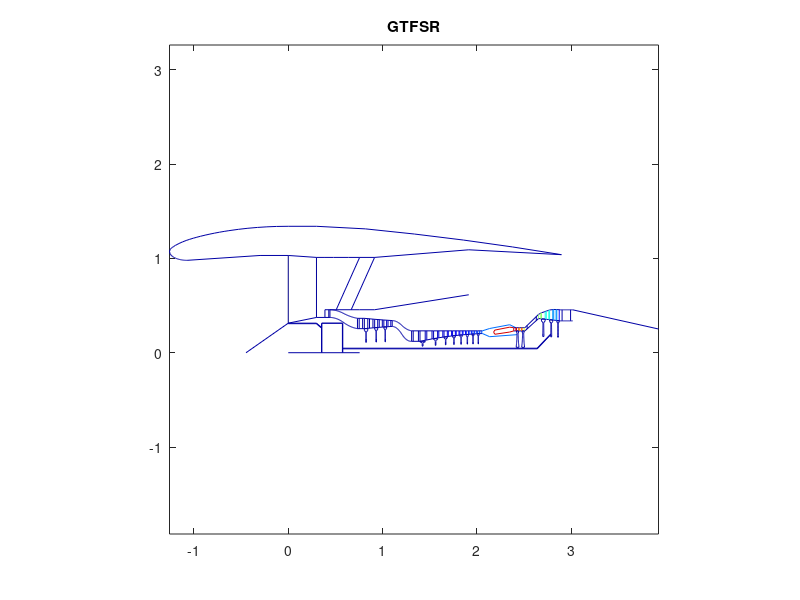

This chart was generated by the following MATLAB code:
clear all
clf
 axis([-2 4 -2 4])
x1 = [  0.000000  0.299086  0.388812  0.441924 ]
x2 = [  0.000000  0.299086  0.388812  0.478538  0.637065  0.756700 ]
x3 = [  0.388812  0.756700 ]
x4 = [  0.000000  0.000000 ]
x5 = [  0.299086  0.299086 ]
x6 = [  0.000000  0.756700 ]
x7 = [ -0.447548  0.000000 ]
x8 = [  0.388812  0.388812 ]
x9 = [  0.429667  0.429667 ]
x10 = [  0.000000  0.299086  0.299086  0.000000  0.000000 ]
x11 = [  0.441924  0.448003  0.454083  0.460162  0.466242  0.472322  0.478401  0.484481  0.490560  0.496640  0.502720  0.508799  0.514879  0.520959  0.527038  0.533118  0.539197  0.545277  0.551357  0.557436  0.563516  0.569595  0.575675  0.581755  0.587834  0.593914  0.599993  0.606073  0.612153  0.618232  0.624312  0.630392  0.636471  0.642551  0.648630  0.654710  0.660790  0.666869  0.672949  0.679028  0.685108  0.691188  0.697267  0.703347  0.709426  0.715506  0.721586  0.727665  0.733745 ]
x12 = [  0.441924  0.448003  0.454083  0.460162  0.466242  0.472322  0.478401  0.484481  0.490560  0.496640  0.502720  0.508799  0.514879  0.520959  0.527038  0.533118  0.539197  0.545277  0.551357  0.557436  0.563516  0.569595  0.575675  0.581755  0.587834  0.593914  0.599993  0.606073  0.612153  0.618232  0.624312  0.630392  0.636471  0.642551  0.648630  0.654710  0.660790  0.666869  0.672949  0.679028  0.685108  0.691188  0.697267  0.703347  0.709426  0.715506  0.721586  0.727665  0.733745 ]
x13 = [  0.756700  0.915227 ]
x14 = [  0.756700  0.915227 ]
x15 = [  0.441924  0.441924 ]
x16 = [  0.733745  0.733745 ]
x17 = [  0.508571  0.756700 ]
x18 = [  0.667098  0.915227 ]
x19 = [  0.806674  0.916067  1.013407  1.101996 ]
x20 = [  0.806674  0.916067  1.013407  1.101996 ]
x21 = [  0.733745  0.806674 ]
x22 = [  0.733745  0.806674 ]
x23 = [  0.751977  0.751977 ]
x24 = [  0.788441  0.788441 ]
x25 = [  0.806674  0.806674 ]
x26 = [  0.843138  0.843138 ]
x27 = [  0.861370  0.861370 ]
x28 = [  0.897834  0.897834 ]
x29 = [  0.916067  0.916067 ]
x30 = [  0.948513  0.948513 ]
x31 = [  0.964737  0.964737 ]
x32 = [  0.997183  0.997183 ]
x33 = [  1.013407  1.013407 ]
x34 = [  1.042937  1.042937 ]
x35 = [  1.057702  1.057702 ]
x36 = [  1.087231  1.087231 ]
x37 = [  0.822171  0.822171  0.822171  0.822171  0.822171  0.822171  0.822171  0.822171  0.822171  0.822171  0.822171  0.822171  0.822171  0.822171  0.822171  0.822131  0.821720  0.821259  0.806674  0.806674  0.843138  0.843138  0.828552  0.828091  0.827681  0.827641  0.827641  0.827641  0.827641  0.827641  0.827641  0.827641  0.827641  0.827641  0.827641  0.827641  0.827641  0.827641  0.827641  0.827641  0.822171 ]
x38 = [  0.929856  0.929856  0.929856  0.929856  0.929856  0.929856  0.929856  0.929856  0.929856  0.929856  0.929856  0.929856  0.929856  0.929856  0.929856  0.929786  0.929435  0.929045  0.916067  0.916067  0.948513  0.948513  0.935535  0.935144  0.934793  0.934723  0.934723  0.934723  0.934723  0.934723  0.934723  0.934723  0.934723  0.934723  0.934723  0.934723  0.934723  0.934723  0.934723  0.934723  0.929856 ]
x39 = [  1.025957  1.025957  1.025957  1.025957  1.025957  1.025957  1.025957  1.025957  1.025957  1.025957  1.025957  1.025957  1.025957  1.025957  1.025957  1.025867  1.025559  1.025219  1.013407  1.013407  1.042937  1.042937  1.031125  1.030785  1.030476  1.030386  1.030386  1.030386  1.030386  1.030386  1.030386  1.030386  1.030386  1.030386  1.030386  1.030386  1.030386  1.030386  1.030386  1.030386  1.025957 ]
x40 = [  1.101996  1.106291  1.110585  1.114879  1.119173  1.123468  1.127762  1.132056  1.136350  1.140644  1.144939  1.149233  1.153527  1.157821  1.162116  1.166410  1.170704  1.174998  1.179292  1.183587  1.187881  1.192175  1.196469  1.200764  1.205058  1.209352  1.213646  1.217940  1.222235  1.226529  1.230823  1.235117  1.239412  1.243706  1.248000  1.252294  1.256588  1.260883  1.265177  1.269471  1.273765  1.278060  1.282354  1.286648  1.290942  1.295236  1.299531  1.303825  1.308119 ]
x41 = [  1.101996  1.106291  1.110585  1.114879  1.119173  1.123468  1.127762  1.132056  1.136350  1.140644  1.144939  1.149233  1.153527  1.157821  1.162116  1.166410  1.170704  1.174998  1.179292  1.183587  1.187881  1.192175  1.196469  1.200764  1.205058  1.209352  1.213646  1.217940  1.222235  1.226529  1.230823  1.235117  1.239412  1.243706  1.248000  1.252294  1.256588  1.260883  1.265177  1.269471  1.273765  1.278060  1.282354  1.286648  1.290942  1.295236  1.299531  1.303825  1.308119 ]
x42 = [  0.915227  0.915227 ]
x43 = [  0.915227  0.915227 ]
x44 = [  1.101996  1.101996 ]
x45 = [  1.308119  1.308119 ]
x46 = [  0.915227  0.915227 ]
x47 = [  1.396802  1.540912  1.651663  1.742226  1.819366  1.887161  1.948318  2.004768  2.057993 ]
x48 = [  1.396802  1.540912  1.651663  1.742226  1.819366  1.887161  1.948318  2.004768  2.057993 ]
x49 = [  1.308119  1.396802 ]
x50 = [  1.308119  1.396802 ]
x51 = [  1.324747  1.324747 ]
x52 = [  1.380174  1.380174 ]
x53 = [  1.396802  1.396802 ]
x54 = [  1.452229  1.452229 ]
x55 = [  1.468857  1.468857 ]
x56 = [  1.524284  1.524284 ]
x57 = [  1.540912  1.540912 ]
x58 = [  1.583508  1.583508 ]
x59 = [  1.596287  1.596287 ]
x60 = [  1.638884  1.638884 ]
x61 = [  1.651663  1.651663 ]
x62 = [  1.686495  1.686495 ]
x63 = [  1.696944  1.696944 ]
x64 = [  1.731776  1.731776 ]
x65 = [  1.742226  1.742226 ]
x66 = [  1.771895  1.771895 ]
x67 = [  1.780796  1.780796 ]
x68 = [  1.810465  1.810465 ]
x69 = [  1.819366  1.819366 ]
x70 = [  1.845441  1.845441 ]
x71 = [  1.853263  1.853263 ]
x72 = [  1.879339  1.879339 ]
x73 = [  1.887161  1.887161 ]
x74 = [  1.910683  1.910683 ]
x75 = [  1.917739  1.917739 ]
x76 = [  1.941261  1.941261 ]
x77 = [  1.948318  1.948318 ]
x78 = [  1.970029  1.970029 ]
x79 = [  1.976543  1.976543 ]
x80 = [  1.998255  1.998255 ]
x81 = [  2.004768  2.004768 ]
x82 = [  2.025239  2.025239 ]
x83 = [  2.031380  2.031380 ]
x84 = [  2.051851  2.051851 ]
x85 = [  1.420277  1.420277  1.420201  1.420124  1.420047  1.419969  1.419890  1.419810  1.419729  1.419648  1.419566  1.419484  1.419400  1.419316  1.419232  1.419146  1.419060  1.418973  1.396802  1.396802  1.452229  1.452229  1.430058  1.429971  1.429885  1.429799  1.429715  1.429630  1.429547  1.429465  1.429383  1.429301  1.429221  1.429141  1.429062  1.428984  1.428906  1.428830  1.428753  1.428753  1.420277 ]
x86 = [  1.559015  1.559015  1.559015  1.559015  1.559015  1.559015  1.559015  1.559015  1.559015  1.559015  1.558935  1.558806  1.558674  1.558537  1.558397  1.558252  1.558103  1.557950  1.540912  1.540912  1.583508  1.583508  1.566470  1.566317  1.566168  1.566024  1.565883  1.565747  1.565614  1.565485  1.565405  1.565405  1.565405  1.565405  1.565405  1.565405  1.565405  1.565405  1.565405  1.565405  1.559015 ]
x87 = [  1.666466  1.666466  1.666466  1.666466  1.666466  1.666466  1.666466  1.666466  1.666466  1.666466  1.666410  1.666303  1.666192  1.666079  1.665963  1.665843  1.665721  1.665596  1.651663  1.651663  1.686495  1.686495  1.672562  1.672437  1.672314  1.672195  1.672079  1.671965  1.671855  1.671748  1.671691  1.671691  1.671691  1.671691  1.671691  1.671691  1.671691  1.671691  1.671691  1.671691  1.666466 ]
x88 = [  1.754835  1.754835  1.754835  1.754835  1.754835  1.754835  1.754835  1.754835  1.754835  1.754767  1.754687  1.754606  1.754524  1.754440  1.754355  1.754269  1.754182  1.754093  1.742226  1.742226  1.771895  1.771895  1.760027  1.759938  1.759851  1.759765  1.759680  1.759597  1.759514  1.759433  1.759354  1.759285  1.759285  1.759285  1.759285  1.759285  1.759285  1.759285  1.759285  1.759285  1.754835 ]
x89 = [  1.830057  1.830057  1.830038  1.830020  1.830003  1.829985  1.829968  1.829951  1.829935  1.829918  1.829902  1.829886  1.829871  1.829855  1.829840  1.829825  1.829810  1.829796  1.819366  1.819366  1.845441  1.845441  1.835011  1.834996  1.834981  1.834966  1.834951  1.834936  1.834920  1.834904  1.834888  1.834872  1.834855  1.834838  1.834821  1.834804  1.834786  1.834768  1.834750  1.834750  1.830057 ]
x90 = [  1.896698  1.896698  1.896689  1.896680  1.896671  1.896662  1.896653  1.896645  1.896637  1.896629  1.896621  1.896613  1.896606  1.896598  1.896591  1.896584  1.896577  1.896570  1.887161  1.887161  1.910683  1.910683  1.901274  1.901267  1.901260  1.901253  1.901246  1.901239  1.901231  1.901223  1.901215  1.901207  1.901199  1.901191  1.901182  1.901173  1.901164  1.901155  1.901146  1.901146  1.896698 ]
x91 = [  1.957015  1.957015  1.957014  1.957013  1.957012  1.957012  1.957011  1.957010  1.957009  1.957008  1.957007  1.957007  1.957006  1.957005  1.957004  1.957004  1.957003  1.957002  1.948318  1.948318  1.970029  1.970029  1.961345  1.961344  1.961343  1.961343  1.961342  1.961341  1.961340  1.961340  1.961339  1.961338  1.961337  1.961336  1.961335  1.961335  1.961334  1.961333  1.961332  1.961332  1.957015 ]
x92 = [  2.012864  2.012864  2.012871  2.012879  2.012885  2.012892  2.012898  2.012904  2.012910  2.012916  2.012922  2.012927  2.012932  2.012937  2.012942  2.012947  2.012952  2.012956  2.004768  2.004768  2.025239  2.025239  2.017051  2.017055  2.017060  2.017065  2.017070  2.017075  2.017080  2.017085  2.017091  2.017097  2.017103  2.017109  2.017115  2.017122  2.017129  2.017136  2.017143  2.017143  2.012864 ]
x93 = [  2.177393  2.190057  2.348081  2.390753 ]
x94 = [  2.177393  2.190690  2.348081  2.390753 ]
x95 = [  2.057993  2.135179  2.348081  2.413418 ]
x96 = [  2.057993  2.135179  2.425421 ]
x97 = [  2.390753  2.420217  2.449682  2.479147  2.508611 ]
x98 = [  2.390753  2.420217  2.449682  2.479147  2.508611 ]
x99 = [  2.390753  2.390753 ]
x100 = [  2.413418  2.413418 ]
x101 = [  2.420217  2.420217 ]
x102 = [  2.442882  2.442882 ]
x103 = [  2.449682  2.449682 ]
x104 = [  2.472347  2.472347 ]
x105 = [  2.479147  2.479147 ]
x106 = [  2.501812  2.501812 ]
x107 = [  2.417755  2.417755  2.418973  2.419977  2.420821  2.421541  2.422163  2.422706  2.423184  2.423609  2.423990  2.424332  2.424643  2.424925  2.425184  2.425421  2.425640  2.425842  2.420217  2.420217  2.442882  2.442882  2.437258  2.437460  2.437679  2.437916  2.438175  2.438457  2.438767  2.439110  2.439491  2.439916  2.440394  2.440937  2.441559  2.442278  2.443122  2.444127  2.445345  2.445345  2.417755 ]
x108 = [  2.476382  2.476382  2.477656  2.478704  2.479583  2.480331  2.480977  2.481539  2.482034  2.482474  2.482866  2.483220  2.483539  2.483830  2.484096  2.484339  2.484564  2.484771  2.479147  2.479147  2.501812  2.501812  2.496187  2.496394  2.496619  2.496862  2.497128  2.497419  2.497738  2.498092  2.498484  2.498924  2.499419  2.499981  2.500627  2.501375  2.502254  2.503302  2.504576  2.504576  2.476382 ]
x109 = [  2.508611  2.654507 ]
x110 = [  2.508611  2.654507 ]
x111 = [  2.630191  2.630191 ]
x112 = [  2.532927  2.532927 ]
x113 = [  2.654507  2.685160  2.735922  2.771256  2.814832  2.847505  2.881046 ]
x114 = [  2.654507  2.685160  2.735922  2.771256  2.814832  2.847505  2.881046 ]
x115 = [  2.654507  2.654507 ]
x116 = [  2.678086  2.678086 ]
x117 = [  2.685160  2.685160 ]
x118 = [  2.724207  2.724207 ]
x119 = [  2.735922  2.735922 ]
x120 = [  2.763102  2.763102 ]
x121 = [  2.771256  2.771256 ]
x122 = [  2.804776  2.804776 ]
x123 = [  2.814832  2.814832 ]
x124 = [  2.839965  2.839965 ]
x125 = [  2.847505  2.847505 ]
x126 = [  2.873306  2.873306 ]
x127 = [  2.698827  2.698827  2.699010  2.699181  2.699341  2.699492  2.699634  2.699767  2.699894  2.700013  2.700126  2.700234  2.700336  2.700433  2.700526  2.700614  2.700698  2.700779  2.685160  2.685160  2.724207  2.724207  2.708589  2.708669  2.708754  2.708842  2.708935  2.709032  2.709134  2.709241  2.709355  2.709474  2.709600  2.709734  2.709876  2.710026  2.710187  2.710358  2.710541  2.710541  2.698827 ]
x128 = [  2.782988  2.782988  2.783147  2.783296  2.783434  2.783564  2.783686  2.783801  2.783909  2.784012  2.784108  2.784200  2.784287  2.784370  2.784449  2.784524  2.784595  2.784664  2.771256  2.771256  2.804776  2.804776  2.791368  2.791436  2.791508  2.791583  2.791662  2.791745  2.791832  2.791923  2.792020  2.792122  2.792231  2.792346  2.792468  2.792598  2.792736  2.792885  2.793044  2.793044  2.782988 ]
x129 = [  2.856535  2.856535  2.856661  2.856777  2.856885  2.856986  2.857080  2.857169  2.857252  2.857330  2.857404  2.857474  2.857540  2.857603  2.857663  2.857720  2.857774  2.857825  2.847505  2.847505  2.873306  2.873306  2.862986  2.863037  2.863091  2.863148  2.863208  2.863271  2.863337  2.863407  2.863481  2.863559  2.863642  2.863731  2.863825  2.863926  2.864034  2.864150  2.864276  2.864276  2.856535 ]
x130 = [  2.881046  2.883862  2.886679  2.889495  2.892311  2.895127  2.897944  2.900760  2.903576  2.906392  2.909209  2.912025  2.914841  2.917657  2.920474  2.923290  2.926106  2.928923  2.931739  2.934555  2.937371  2.940188  2.943004  2.945820  2.948636  2.951453  2.954269  2.957085  2.959901  2.962718  2.965534  2.968350  2.971167  2.973983  2.976799  2.979615  2.982432  2.985248  2.988064  2.990880  2.993697  2.996513  2.999329  3.002145  3.004962  3.007778  3.010594  3.013411  3.016227 ]
x131 = [  2.881046  2.883862  2.886679  2.889495  2.892311  2.895127  2.897944  2.900760  2.903576  2.906392  2.909209  2.912025  2.914841  2.917657  2.920474  2.923290  2.926106  2.928923  2.931739  2.934555  2.937371  2.940188  2.943004  2.945820  2.948636  2.951453  2.954269  2.957085  2.959901  2.962718  2.965534  2.968350  2.971167  2.973983  2.976799  2.979615  2.982432  2.985248  2.988064  2.990880  2.993697  2.996513  2.999329  3.002145  3.004962  3.007778  3.010594  3.013411  3.016227 ]
x132 = [  2.993697  2.993697 ]
x133 = [  2.903576  2.903576 ]
x134 = [  0.354484  0.576078 ]
x135 = [  0.354484  0.354484 ]
x136 = [  0.576078  0.576078 ]
x137 = [  0.299086  0.354484 ]
x138 = [  0.299086  0.354484 ]
x139 = [  3.016227  3.925969 ]
x140 = [  0.915227  1.913949 ]
x141 = [  0.915227  1.913949 ]
x142 = [  0.000000  0.000000  0.000000 ]
x143 = [  0.000000  0.000000  0.000000  0.000000  0.000000  0.000000  0.000000  0.000000  0.000000  0.000000  0.000000  0.000000  0.000000  0.000000  0.000000  0.000000  0.000000  0.000000  0.000000  0.000000  0.000000  0.000000  0.000000  0.000000  0.000000  0.000000  0.000000  0.000000  0.000000  0.000000  0.000000 ]
x144 = [  0.000000  0.000000  0.000000  0.000000  0.000000  0.000000  0.000000  0.000000  0.000000  0.000000  0.000000  0.000000  0.000000  0.000000  0.000000  0.000000  0.000000  0.000000  0.000000  0.000000  0.000000  0.000000  0.000000  0.000000  0.000000  0.000000 ]
x145 = [  0.000000  0.000000 ]
x146 = [  0.000000  0.000000  0.000000  0.000000  0.000000  0.000000 ]
x147 = [  1.913949  2.896213 ]
x148 = [  0.576078  2.639430  2.782988 ]
x149 = [  0.576078  2.639430  2.782988 ]
x150 = [  0.000000 -0.299086 -1.072431 ]
x151 = [ -1.072431 -1.078664 -1.084898 -1.091131 -1.097364 -1.103598 -1.109831 -1.116064 -1.122298 -1.128531 -1.134765 -1.140998 -1.147231 -1.153465 -1.159698 -1.165931 -1.172165 -1.178398 -1.184631 -1.190865 -1.197098 -1.203332 -1.209565 -1.215798 -1.222032 -1.228265 -1.234498 -1.240732 -1.246965 -1.253198 -1.259432 ]
x152 = [ -1.259432 -1.254394 -1.249356 -1.240540 -1.227946 -1.215352 -1.196460 -1.158677 -1.120894 -1.083111 -1.045328 -1.007545 -0.969762 -0.931979 -0.881602 -0.831225 -0.780848 -0.730470 -0.680093 -0.629716 -0.528961 -0.428207 -0.327452 -0.226698 -0.125943  0.000000 ]
x153 = [  0.000000  0.299086 ]
x154 = [  0.299086  0.818512  1.337937  1.857362  2.376788  2.896213 ]
y1 = [  0.313377  0.374004  0.374004  0.374004 ]
y2 = [  1.031184  1.010560  1.010560  1.010560  1.010560  1.010560 ]
y3 = [  0.455714  0.455714 ]
y4 = [  0.313377  1.031184 ]
y5 = [  0.374004  1.010560 ]
y6 = [  0.000000  0.000000 ]
y7 = [  0.000000  0.313377 ]
y8 = [  0.374004  0.455714 ]
y9 = [  0.374004  0.455714 ]
y10 = [  0.313377  0.313377  0.307796  0.307796  0.313377 ]
y11 = [  0.455714  0.455581  0.455314  0.454913  0.454379  0.453711  0.452909  0.451974  0.450906  0.449704  0.448368  0.446899  0.445296  0.443559  0.441689  0.439686  0.437548  0.435278  0.432873  0.430335  0.427664  0.424859  0.421920  0.418848  0.415642  0.412523  0.409490  0.406544  0.403684  0.400911  0.398224  0.395624  0.393110  0.390683  0.388343  0.386089  0.383921  0.381840  0.379845  0.377937  0.376116  0.374381  0.372732  0.371170  0.369695  0.368306  0.367003  0.365787  0.364572 ]
y12 = [  0.374004  0.373822  0.373457  0.372909  0.372178  0.371265  0.370169  0.368890  0.367429  0.365785  0.363958  0.361949  0.359757  0.357383  0.354825  0.352086  0.349163  0.346058  0.342770  0.339300  0.335646  0.331811  0.327792  0.323591  0.319207  0.314961  0.310853  0.306882  0.303049  0.299354  0.295797  0.292377  0.289095  0.285951  0.282945  0.280076  0.277345  0.274752  0.272296  0.269978  0.267798  0.265756  0.263851  0.262085  0.260455  0.258964  0.257610  0.256395  0.255179 ]
y13 = [  1.010560  1.010560 ]
y14 = [  0.455714  0.455714 ]
y15 = [  0.374004  0.455714 ]
y16 = [  0.255179  0.364572 ]
y17 = [  0.455714  1.010560 ]
y18 = [  0.455714  1.010560 ]
y19 = [  0.255179  0.265261  0.272963  0.278957 ]
y20 = [  0.364572  0.354489  0.346787  0.340793 ]
y21 = [  0.255179  0.255179 ]
y22 = [  0.364572  0.364572 ]
y23 = [  0.255179  0.364572 ]
y24 = [  0.255179  0.364572 ]
y25 = [  0.255179  0.364572 ]
y26 = [  0.258539  0.361211 ]
y27 = [  0.260220  0.359530 ]
y28 = [  0.263580  0.356170 ]
y29 = [  0.265261  0.354489 ]
y30 = [  0.267828  0.351922 ]
y31 = [  0.269112  0.350638 ]
y32 = [  0.271679  0.348071 ]
y33 = [  0.272963  0.346787 ]
y34 = [  0.274961  0.344789 ]
y35 = [  0.275960  0.343790 ]
y36 = [  0.277958  0.341792 ]
y37 = [  0.109949  0.146414  0.150942  0.155471  0.159999  0.164528  0.169057  0.173585  0.178114  0.182642  0.187171  0.191700  0.196228  0.200757  0.205285  0.209814  0.214343  0.218871  0.237025  0.255179  0.255179  0.237025  0.218871  0.214343  0.209814  0.205285  0.200757  0.196228  0.191700  0.187171  0.182642  0.178114  0.173585  0.169057  0.164528  0.159999  0.155471  0.150942  0.146414  0.109949  0.109949 ]
y38 = [  0.112974  0.145421  0.150883  0.156345  0.161807  0.167269  0.172731  0.178193  0.183655  0.189117  0.194579  0.200042  0.205504  0.210966  0.216428  0.221890  0.227352  0.232814  0.249038  0.265261  0.265261  0.249038  0.232814  0.227352  0.221890  0.216428  0.210966  0.205504  0.200042  0.194579  0.189117  0.183655  0.178193  0.172731  0.167269  0.161807  0.156345  0.150883  0.145421  0.112974  0.112974 ]
y39 = [  0.115284  0.144814  0.150978  0.157142  0.163305  0.169469  0.175633  0.181796  0.187960  0.194124  0.200287  0.206451  0.212615  0.218778  0.224942  0.231105  0.237269  0.243433  0.258198  0.272963  0.272963  0.258198  0.243433  0.237269  0.231105  0.224942  0.218778  0.212615  0.206451  0.200287  0.194124  0.187960  0.181796  0.175633  0.169469  0.163305  0.157142  0.150978  0.144814  0.115284  0.115284 ]
y40 = [  0.340793  0.340620  0.340273  0.339752  0.339058  0.338190  0.337149  0.335934  0.334545  0.332983  0.331248  0.329338  0.327256  0.324999  0.322569  0.319966  0.317189  0.314239  0.311114  0.307817  0.304345  0.300701  0.296882  0.292890  0.288725  0.284703  0.280825  0.277091  0.273501  0.270054  0.266751  0.263592  0.260577  0.257705  0.254977  0.252393  0.249953  0.247656  0.245504  0.243495  0.241629  0.239908  0.238330  0.236896  0.235606  0.234460  0.233457  0.232598  0.231740 ]
y41 = [  0.278957  0.278676  0.278116  0.277275  0.276154  0.274753  0.273071  0.271109  0.268867  0.266345  0.263542  0.260459  0.257096  0.253452  0.249529  0.245325  0.240840  0.236076  0.231031  0.225706  0.220101  0.214215  0.208049  0.201603  0.194876  0.188442  0.182301  0.176452  0.170895  0.165631  0.160659  0.155980  0.151593  0.147499  0.143697  0.140188  0.136971  0.134046  0.131414  0.129075  0.127027  0.125273  0.123810  0.122641  0.121763  0.121178  0.120886  0.120886  0.120886 ]
y42 = [  0.371712  0.371712 ]
y43 = [  0.371712  0.371712 ]
y44 = [  0.278957  0.340793 ]
y45 = [  0.120886  0.231740 ]
y46 = [  0.371712  0.371712 ]
y47 = [  0.120886  0.149589  0.167052  0.178759  0.187039  0.193097  0.197621  0.201033  0.203597 ]
y48 = [  0.231740  0.231740  0.231740  0.231740  0.231740  0.231740  0.231740  0.231740  0.231740 ]
y49 = [  0.120886  0.120886 ]
y50 = [  0.231740  0.231740 ]
y51 = [  0.120886  0.231740 ]
y52 = [  0.120886  0.231740 ]
y53 = [  0.120886  0.231740 ]
y54 = [  0.131926  0.231740 ]
y55 = [  0.135237  0.231740 ]
y56 = [  0.146277  0.231740 ]
y57 = [  0.149589  0.231740 ]
y58 = [  0.156306  0.231740 ]
y59 = [  0.158320  0.231740 ]
y60 = [  0.165037  0.231740 ]
y61 = [  0.167052  0.231740 ]
y62 = [  0.171555  0.231740 ]
y63 = [  0.172905  0.231740 ]
y64 = [  0.177408  0.231740 ]
y65 = [  0.178759  0.231740 ]
y66 = [  0.181944  0.231740 ]
y67 = [  0.182899  0.231740 ]
y68 = [  0.186084  0.231740 ]
y69 = [  0.187039  0.231740 ]
y70 = [  0.189369  0.231740 ]
y71 = [  0.190068  0.231740 ]
y72 = [  0.192398  0.231740 ]
y73 = [  0.193097  0.231740 ]
y74 = [  0.194837  0.231740 ]
y75 = [  0.195359  0.231740 ]
y76 = [  0.197099  0.231740 ]
y77 = [  0.197621  0.231740 ]
y78 = [  0.198933  0.231740 ]
y79 = [  0.199327  0.231740 ]
y80 = [  0.200639  0.231740 ]
y81 = [  0.201033  0.231740 ]
y82 = [  0.202019  0.231740 ]
y83 = [  0.202315  0.231740 ]
y84 = [  0.203301  0.231740 ]
y85 = [  0.069661  0.095274  0.096074  0.096874  0.097675  0.098475  0.099276  0.100076  0.100876  0.101677  0.102477  0.103277  0.104078  0.104878  0.105679  0.106479  0.107279  0.108080  0.114483  0.120886  0.120886  0.114483  0.108080  0.107279  0.106479  0.105679  0.104878  0.104078  0.103277  0.102477  0.101677  0.100876  0.100076  0.099276  0.098475  0.097675  0.096874  0.096074  0.095274  0.069661  0.069661 ]
y86 = [  0.078272  0.113931  0.115045  0.116159  0.117274  0.118388  0.119502  0.120617  0.121731  0.122845  0.123960  0.125074  0.126188  0.127303  0.128417  0.129531  0.130646  0.131760  0.140674  0.149589  0.149589  0.140674  0.131760  0.130646  0.129531  0.128417  0.127303  0.126188  0.125074  0.123960  0.122845  0.121731  0.120617  0.119502  0.118388  0.117274  0.116159  0.115045  0.113931  0.078272  0.078272 ]
y87 = [  0.083511  0.118343  0.120082  0.121821  0.123560  0.125299  0.127038  0.128777  0.130516  0.132255  0.133994  0.135733  0.137472  0.139211  0.140950  0.142689  0.144428  0.146167  0.156609  0.167052  0.167052  0.156609  0.146167  0.144428  0.142689  0.140950  0.139211  0.137472  0.135733  0.133994  0.132255  0.130516  0.128777  0.127038  0.125299  0.123560  0.121821  0.120082  0.118343  0.083511  0.083511 ]
y88 = [  0.087023  0.116692  0.119138  0.121584  0.124030  0.126476  0.128921  0.131367  0.133813  0.136259  0.138704  0.141150  0.143596  0.146042  0.148488  0.150933  0.153379  0.155825  0.167292  0.178759  0.178759  0.167292  0.155825  0.153379  0.150933  0.148488  0.146042  0.143596  0.141150  0.138704  0.136259  0.133813  0.131367  0.128921  0.126476  0.124030  0.121584  0.119138  0.116692  0.087023  0.087023 ]
y89 = [  0.089507  0.115583  0.118525  0.121467  0.124409  0.127351  0.130293  0.133235  0.136177  0.139119  0.142061  0.145004  0.147946  0.150888  0.153830  0.156772  0.159714  0.162656  0.174848  0.187039  0.187039  0.174848  0.162656  0.159714  0.156772  0.153830  0.150888  0.147946  0.145004  0.142061  0.139119  0.136177  0.133235  0.130293  0.127351  0.124409  0.121467  0.118525  0.115583  0.089507  0.089507 ]
y90 = [  0.091325  0.114846  0.118267  0.121687  0.125108  0.128529  0.131949  0.135370  0.138790  0.142211  0.145631  0.149052  0.152472  0.155893  0.159313  0.162734  0.166154  0.169575  0.181336  0.193097  0.193097  0.181336  0.169575  0.166154  0.162734  0.159313  0.155893  0.152472  0.149052  0.145631  0.142211  0.138790  0.135370  0.131949  0.128529  0.125108  0.121687  0.118267  0.114846  0.091325  0.091325 ]
y91 = [  0.092682  0.114394  0.118238  0.122083  0.125928  0.129773  0.133617  0.137462  0.141307  0.145152  0.148996  0.152841  0.156686  0.160531  0.164375  0.168220  0.172065  0.175910  0.186765  0.197621  0.197621  0.186765  0.175910  0.172065  0.168220  0.164375  0.160531  0.156686  0.152841  0.148996  0.145152  0.141307  0.137462  0.133617  0.129773  0.125928  0.122083  0.118238  0.114394  0.092682  0.092682 ]
y92 = [  0.093706  0.114177  0.118326  0.122475  0.126624  0.130773  0.134922  0.139071  0.143220  0.147369  0.151518  0.155667  0.159817  0.163966  0.168115  0.172264  0.176413  0.180562  0.190798  0.201033  0.201033  0.190798  0.180562  0.176413  0.172264  0.168115  0.163966  0.159817  0.155667  0.151518  0.147369  0.143220  0.139071  0.134922  0.130773  0.126624  0.122475  0.118326  0.114177  0.093706  0.093706 ]
y93 = [  0.217668  0.239767  0.270923  0.265016 ]
y94 = [  0.217668  0.195570  0.219204  0.231018 ]
y95 = [  0.231740  0.256735  0.296831  0.265016 ]
y96 = [  0.203597  0.169841  0.191401 ]
y97 = [  0.231018  0.231018  0.231018  0.231018  0.231018 ]
y98 = [  0.265016  0.265016  0.265016  0.265016  0.265016 ]
y99 = [  0.231018  0.265016 ]
y100 = [  0.231018  0.265016 ]
y101 = [  0.231018  0.265016 ]
y102 = [  0.231018  0.265016 ]
y103 = [  0.231018  0.265016 ]
y104 = [  0.231018  0.265016 ]
y105 = [  0.231018  0.265016 ]
y106 = [  0.231018  0.265016 ]
y107 = [  0.056874  0.072739  0.081215  0.089691  0.098167  0.106643  0.115118  0.123594  0.132070  0.140546  0.149022  0.157498  0.165974  0.174449  0.182925  0.191401  0.199877  0.208353  0.219685  0.231018  0.231018  0.219685  0.208353  0.199877  0.191401  0.182925  0.174449  0.165974  0.157498  0.149022  0.140546  0.132070  0.123594  0.115118  0.106643  0.098167  0.089691  0.081215  0.072739  0.056874  0.056874 ]
y108 = [  0.056874  0.072739  0.081215  0.089691  0.098167  0.106643  0.115118  0.123594  0.132070  0.140546  0.149022  0.157498  0.165974  0.174449  0.182925  0.191401  0.199877  0.208353  0.219685  0.231018  0.231018  0.219685  0.208353  0.199877  0.191401  0.182925  0.174449  0.165974  0.157498  0.149022  0.140546  0.132070  0.123594  0.115118  0.106643  0.098167  0.089691  0.081215  0.072739  0.056874  0.056874 ]
y109 = [  0.231018  0.362995 ]
y110 = [  0.265016  0.406808 ]
y111 = [  0.340999  0.383176 ]
y112 = [  0.253014  0.288648 ]
y113 = [  0.362995  0.359538  0.354581  0.350338  0.345545  0.341649  0.337715 ]
y114 = [  0.406808  0.423035  0.440838  0.452987  0.458577  0.457775  0.454871 ]
y115 = [  0.362995  0.406808 ]
y116 = [  0.360336  0.419290 ]
y117 = [  0.359538  0.423035 ]
y118 = [  0.355725  0.436730 ]
y119 = [  0.354581  0.440838 ]
y120 = [  0.351317  0.450184 ]
y121 = [  0.350338  0.452987 ]
y122 = [  0.346651  0.457287 ]
y123 = [  0.345545  0.458577 ]
y124 = [  0.342548  0.457960 ]
y125 = [  0.341649  0.457775 ]
y126 = [  0.338623  0.455541 ]
y127 = [  0.171449  0.198782  0.206234  0.213686  0.221138  0.228589  0.236041  0.243493  0.250945  0.258397  0.265849  0.273301  0.280753  0.288205  0.295657  0.303109  0.310560  0.318012  0.337536  0.357060  0.357060  0.337536  0.318012  0.310560  0.303109  0.295657  0.288205  0.280753  0.273301  0.265849  0.258397  0.250945  0.243493  0.236041  0.228589  0.221138  0.213686  0.206234  0.198782  0.171449  0.171449 ]
y128 = [  0.167801  0.191266  0.198963  0.206660  0.214357  0.222054  0.229752  0.237449  0.245146  0.252843  0.260541  0.268238  0.275935  0.283632  0.291330  0.299027  0.306724  0.314421  0.331181  0.347941  0.347941  0.331181  0.314421  0.306724  0.299027  0.291330  0.283632  0.275935  0.268238  0.260541  0.252843  0.245146  0.237449  0.229752  0.222054  0.214357  0.206660  0.198963  0.191266  0.167801  0.167801 ]
y129 = [  0.164498  0.182558  0.190766  0.198973  0.207181  0.215389  0.223597  0.231804  0.240012  0.248220  0.256427  0.264635  0.272843  0.281050  0.289258  0.297466  0.305673  0.313881  0.326781  0.339682  0.339682  0.326781  0.313881  0.305673  0.297466  0.289258  0.281050  0.272843  0.264635  0.256427  0.248220  0.240012  0.231804  0.223597  0.215389  0.207181  0.198973  0.190766  0.182558  0.164498  0.164498 ]
y130 = [  0.454871  0.454871  0.454871  0.454871  0.454871  0.454871  0.454871  0.454871  0.454871  0.454871  0.454871  0.454871  0.454871  0.454871  0.454871  0.454871  0.454871  0.454871  0.454871  0.454871  0.454871  0.454871  0.454871  0.454871  0.454871  0.454871  0.454871  0.454871  0.454871  0.454871  0.454871  0.454871  0.454871  0.454871  0.454871  0.454871  0.454871  0.454871  0.454871  0.454871  0.454871  0.454871  0.454871  0.454871  0.454871  0.454871  0.454871  0.454871  0.454871 ]
y131 = [  0.337715  0.337715  0.337715  0.337715  0.337715  0.337715  0.337715  0.337715  0.337715  0.337715  0.337715  0.337715  0.337715  0.337715  0.337715  0.337715  0.337715  0.337715  0.337715  0.337715  0.337715  0.337715  0.337715  0.337715  0.337715  0.337715  0.337715  0.337715  0.337715  0.337715  0.337715  0.337715  0.337715  0.337715  0.337715  0.337715  0.337715  0.337715  0.337715  0.337715  0.337715  0.337715  0.337715  0.337715  0.337715  0.337715  0.337715  0.337715  0.337715 ]
y132 = [  0.337715  0.454871 ]
y133 = [  0.337715  0.454871 ]
y134 = [  0.312823  0.312823 ]
y135 = [  0.312823  0.000000 ]
y136 = [  0.312823  0.000000 ]
y137 = [  0.313377  0.265900 ]
y138 = [  0.307796  0.259323 ]
y139 = [  0.454871  0.251380 ]
y140 = [  1.010560  1.091405 ]
y141 = [  0.455714  0.614499 ]
y142 = [  0.000000  0.000000  0.000000 ]
y143 = [  0.000000  0.000000  0.000000  0.000000  0.000000  0.000000  0.000000  0.000000  0.000000  0.000000  0.000000  0.000000  0.000000  0.000000  0.000000  0.000000  0.000000  0.000000  0.000000  0.000000  0.000000  0.000000  0.000000  0.000000  0.000000  0.000000  0.000000  0.000000  0.000000  0.000000  0.000000 ]
y144 = [  0.000000  0.000000  0.000000  0.000000  0.000000  0.000000  0.000000  0.000000  0.000000  0.000000  0.000000  0.000000  0.000000  0.000000  0.000000  0.000000  0.000000  0.000000  0.000000  0.000000  0.000000  0.000000  0.000000  0.000000  0.000000  0.000000 ]
y145 = [  0.000000  0.000000 ]
y146 = [  0.000000  0.000000  0.000000  0.000000  0.000000  0.000000 ]
y147 = [  1.091405  1.039693 ]
y148 = [  0.047708  0.047708  0.197658 ]
y149 = [  0.041315  0.041315  0.191266 ]
y150 = [  1.031184  1.031184  0.979624 ]
y151 = [  0.979624  0.979676  0.979832  0.980093  0.980459  0.980932  0.981514  0.982205  0.983010  0.983931  0.984972  0.986137  0.987430  0.988859  0.990430  0.992151  0.994032  0.996085  0.998325  1.000767  1.003434  1.006352  1.009557  1.013093  1.017025  1.021441  1.026479  1.032369  1.039557  1.049185  1.073125 ]
y152 = [  1.073125  1.090854  1.098075  1.107140  1.117435  1.126447  1.138267  1.158189  1.175143  1.189878  1.202553  1.214052  1.224642  1.234509  1.246650  1.257854  1.268177  1.277643  1.286361  1.294249  1.308315  1.319680  1.328452  1.334843  1.338934  1.340539 ]
y153 = [  1.340539  1.340539 ]
y154 = [  1.340539  1.313192  1.258498  1.194689  1.121764  1.039693 ]
plot(x1,y1,'Color',[   0.000   0.000   0.647])
hold on
plot(x2,y2,'Color',[   0.000   0.000   0.647])
plot(x3,y3,'Color',[   0.000   0.000   0.647])
plot(x4,y4,'Color',[   0.000   0.000   0.520])
plot(x5,y5,'Color',[   0.000   0.000   0.602])
plot(x6,y6,'Color',[   0.000   0.000   0.647])
plot(x7,y7,'Color',[   0.000   0.000   0.647])
plot(x8,y8,'Color',[   0.000   0.000   0.602])
plot(x9,y9,'Color',[   0.000   0.000   0.602])
plot(x10,y10,'Color',[   0.000   0.000   0.647])
plot(x11,y11,'Color',[   0.000   0.000   0.647])
plot(x12,y12,'Color',[   0.000   0.000   0.647])
plot(x13,y13,'Color',[   0.000   0.000   0.647])
plot(x14,y14,'Color',[   0.000   0.000   0.647])
plot(x15,y15,'Color',[   0.000   0.000   0.647])
plot(x16,y16,'Color',[   0.000   0.000   0.647])
plot(x17,y17,'Color',[   0.000   0.000   0.647])
plot(x18,y18,'Color',[   0.000   0.000   0.647])
plot(x19,y19,'Color',[   0.000   0.000   0.647])
plot(x20,y20,'Color',[   0.000   0.000   0.647])
plot(x21,y21,'Color',[   0.000   0.000   0.647])
plot(x22,y22,'Color',[   0.000   0.000   0.647])
plot(x23,y23,'Color',[   0.000   0.000   0.647])
plot(x24,y24,'Color',[   0.000   0.000   0.647])
plot(x25,y25,'Color',[   0.000   0.000   0.582])
plot(x26,y26,'Color',[   0.000   0.000   0.639])
plot(x27,y27,'Color',[   0.000   0.000   0.639])
plot(x28,y28,'Color',[   0.000   0.000   0.639])
plot(x29,y29,'Color',[   0.000   0.000   0.639])
plot(x30,y30,'Color',[   0.000   0.000   0.695])
plot(x31,y31,'Color',[   0.000   0.000   0.695])
plot(x32,y32,'Color',[   0.000   0.000   0.695])
plot(x33,y33,'Color',[   0.000   0.000   0.695])
plot(x34,y34,'Color',[   0.000   0.000   0.752])
plot(x35,y35,'Color',[   0.000   0.000   0.752])
plot(x36,y36,'Color',[   0.000   0.000   0.752])
plot(x37,y37,'Color',[   0.000   0.000   0.647])
plot(x38,y38,'Color',[   0.000   0.000   0.647])
plot(x39,y39,'Color',[   0.000   0.000   0.647])
plot(x40,y40,'Color',[   0.000   0.000   0.647])
plot(x41,y41,'Color',[   0.000   0.000   0.647])
plot(x42,y42,'Color',[   0.000   0.000   0.647])
plot(x43,y43,'Color',[   0.000   0.000   0.647])
plot(x44,y44,'Color',[   0.000   0.000   0.647])
plot(x45,y45,'Color',[   0.000   0.000   0.647])
plot(x46,y46,'Color',[   0.000   0.000   0.647])
plot(x47,y47,'Color',[   0.000   0.000   0.647])
plot(x48,y48,'Color',[   0.000   0.000   0.647])
plot(x49,y49,'Color',[   0.000   0.000   0.647])
plot(x50,y50,'Color',[   0.000   0.000   0.647])
plot(x51,y51,'Color',[   0.000   0.000   0.647])
plot(x52,y52,'Color',[   0.000   0.000   0.647])
plot(x53,y53,'Color',[   0.000   0.000   0.647])
plot(x54,y54,'Color',[   0.000   0.000   0.728])
plot(x55,y55,'Color',[   0.000   0.000   0.728])
plot(x56,y56,'Color',[   0.000   0.000   0.728])
plot(x57,y57,'Color',[   0.000   0.000   0.728])
plot(x58,y58,'Color',[   0.000   0.000   0.808])
plot(x59,y59,'Color',[   0.000   0.000   0.808])
plot(x60,y60,'Color',[   0.000   0.000   0.808])
plot(x61,y61,'Color',[   0.000   0.000   0.808])
plot(x62,y62,'Color',[   0.000   0.000   0.889])
plot(x63,y63,'Color',[   0.000   0.000   0.889])
plot(x64,y64,'Color',[   0.000   0.000   0.889])
plot(x65,y65,'Color',[   0.000   0.000   0.889])
plot(x66,y66,'Color',[   0.000   0.000   0.970])
plot(x67,y67,'Color',[   0.000   0.000   0.970])
plot(x68,y68,'Color',[   0.000   0.000   0.970])
plot(x69,y69,'Color',[   0.000   0.000   0.970])
plot(x70,y70,'Color',[   0.000   0.050   1.000])
plot(x71,y71,'Color',[   0.000   0.050   1.000])
plot(x72,y72,'Color',[   0.000   0.050   1.000])
plot(x73,y73,'Color',[   0.000   0.050   1.000])
plot(x74,y74,'Color',[   0.000   0.131   1.000])
plot(x75,y75,'Color',[   0.000   0.131   1.000])
plot(x76,y76,'Color',[   0.000   0.131   1.000])
plot(x77,y77,'Color',[   0.000   0.131   1.000])
plot(x78,y78,'Color',[   0.000   0.211   1.000])
plot(x79,y79,'Color',[   0.000   0.211   1.000])
plot(x80,y80,'Color',[   0.000   0.211   1.000])
plot(x81,y81,'Color',[   0.000   0.211   1.000])
plot(x82,y82,'Color',[   0.000   0.292   1.000])
plot(x83,y83,'Color',[   0.000   0.292   1.000])
plot(x84,y84,'Color',[   0.000   0.292   1.000])
plot(x85,y85,'Color',[   0.000   0.000   0.647])
plot(x86,y86,'Color',[   0.000   0.000   0.647])
plot(x87,y87,'Color',[   0.000   0.000   0.647])
plot(x88,y88,'Color',[   0.000   0.000   0.647])
plot(x89,y89,'Color',[   0.000   0.000   0.647])
plot(x90,y90,'Color',[   0.000   0.000   0.647])
plot(x91,y91,'Color',[   0.000   0.000   0.647])
plot(x92,y92,'Color',[   0.000   0.000   0.647])
plot(x93,y93,'Color',[   0.830   0.000   0.000])
plot(x94,y94,'Color',[   0.830   0.000   0.000])
plot(x95,y95,'Color',[   0.000   0.434   1.000])
plot(x96,y96,'Color',[   0.000   0.434   1.000])
plot(x97,y97,'Color',[   0.000   0.000   0.647])
plot(x98,y98,'Color',[   0.000   0.000   0.647])
plot(x99,y99,'Color',[   0.830   0.000   0.000])
plot(x100,y100,'Color',[   0.830   0.000   0.000])
plot(x101,y101,'Color',[   0.830   0.000   0.000])
plot(x102,y102,'Color',[   1.000   0.435   0.000])
plot(x103,y103,'Color',[   1.000   0.435   0.000])
plot(x104,y104,'Color',[   1.000   0.435   0.000])
plot(x105,y105,'Color',[   1.000   0.435   0.000])
plot(x106,y106,'Color',[   0.947   1.000   0.053])
plot(x107,y107,'Color',[   0.000   0.000   0.647])
plot(x108,y108,'Color',[   0.000   0.000   0.647])
plot(x109,y109,'Color',[   0.000   0.000   0.647])
plot(x110,y110,'Color',[   0.000   0.000   0.647])
plot(x111,y111,'Color',[   0.000   0.000   0.647])
plot(x112,y112,'Color',[   0.000   0.000   0.647])
plot(x113,y113,'Color',[   0.000   0.000   0.647])
plot(x114,y114,'Color',[   0.000   0.000   0.647])
plot(x115,y115,'Color',[   0.571   1.000   0.429])
plot(x116,y116,'Color',[   0.571   1.000   0.429])
plot(x117,y117,'Color',[   0.571   1.000   0.429])
plot(x118,y118,'Color',[   0.094   1.000   0.906])
plot(x119,y119,'Color',[   0.094   1.000   0.906])
plot(x120,y120,'Color',[   0.094   1.000   0.906])
plot(x121,y121,'Color',[   0.094   1.000   0.906])
plot(x122,y122,'Color',[   0.000   0.571   1.000])
plot(x123,y123,'Color',[   0.000   0.571   1.000])
plot(x124,y124,'Color',[   0.000   0.571   1.000])
plot(x125,y125,'Color',[   0.000   0.571   1.000])
plot(x126,y126,'Color',[   0.000   0.026   1.000])
plot(x127,y127,'Color',[   0.000   0.000   0.647])
plot(x128,y128,'Color',[   0.000   0.000   0.647])
plot(x129,y129,'Color',[   0.000   0.000   0.647])
plot(x130,y130,'Color',[   0.000   0.000   0.647])
plot(x131,y131,'Color',[   0.000   0.000   0.647])
plot(x132,y132,'Color',[   0.000   0.000   0.647])
plot(x133,y133,'Color',[   0.000   0.000   0.647])
plot(x134,y134,'Color',[   0.000   0.000   0.647],'LineWidth', 1.0)
plot(x135,y135,'Color',[   0.000   0.000   0.647],'LineWidth', 1.0)
plot(x136,y136,'Color',[   0.000   0.000   0.647],'LineWidth', 1.0)
plot(x137,y137,'Color',[   0.000   0.000   0.647])
plot(x138,y138,'Color',[   0.000   0.000   0.647])
plot(x139,y139,'Color',[   0.000   0.000   0.647])
plot(x140,y140,'Color',[   0.000   0.000   0.647])
plot(x141,y141,'Color',[   0.000   0.000   0.647])
plot(x142,y142,'Color',[   0.000   0.000   0.647])
plot(x143,y143,'Color',[   0.000   0.000   0.647])
plot(x144,y144,'Color',[   0.000   0.000   0.647])
plot(x145,y145,'Color',[   0.000   0.000   0.647])
plot(x146,y146,'Color',[   0.000   0.000   0.647])
plot(x147,y147,'Color',[   0.000   0.000   0.647])
plot(x148,y148,'Color',[   0.000   0.000   0.647])
plot(x149,y149,'Color',[   0.000   0.000   0.647])
plot(x150,y150,'Color',[   0.000   0.000   0.647])
plot(x151,y151,'Color',[   0.000   0.000   0.647])
plot(x152,y152,'Color',[   0.000   0.000   0.647])
plot(x153,y153,'Color',[   0.000   0.000   0.647])
plot(x154,y154,'Color',[   0.000   0.000   0.647])
axis([       -1.259432,        3.925969,        0.000000,        5.185401
])
axis equal
axis tight
title('GTFSR')
print -dmeta -r3000
